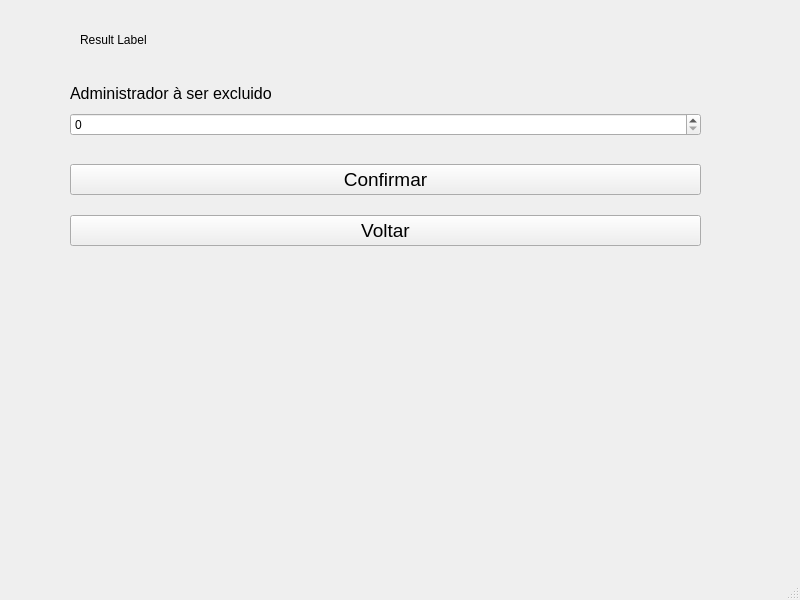
<?xml version="1.0" encoding="UTF-8"?>
<ui version="4.0">
 <class>ExcluAdm</class>
 <widget class="QMainWindow" name="ExcluAdm">
  <property name="geometry">
   <rect>
    <x>0</x>
    <y>0</y>
    <width>800</width>
    <height>600</height>
   </rect>
  </property>
  <property name="windowTitle">
   <string>MainWindow</string>
  </property>
  <widget class="QWidget" name="centralwidget">
   <widget class="QLabel" name="resultLabel">
    <property name="geometry">
     <rect>
      <x>80</x>
      <y>30</y>
      <width>641</width>
      <height>19</height>
     </rect>
    </property>
    <property name="text">
     <string>Result Label</string>
    </property>
   </widget>
   <widget class="QWidget" name="layoutWidget">
    <property name="geometry">
     <rect>
      <x>70</x>
      <y>150</y>
      <width>631</width>
      <height>111</height>
     </rect>
    </property>
    <layout class="QVBoxLayout" name="verticalLayout_5">
     <item>
      <widget class="QPushButton" name="pushButton">
       <property name="font">
        <font>
         <pointsize>14</pointsize>
        </font>
       </property>
       <property name="text">
        <string>Confirmar</string>
       </property>
      </widget>
     </item>
     <item>
      <widget class="QPushButton" name="pushButton_2">
       <property name="font">
        <font>
         <pointsize>14</pointsize>
        </font>
       </property>
       <property name="text">
        <string>Voltar</string>
       </property>
      </widget>
     </item>
    </layout>
   </widget>
   <widget class="QWidget" name="">
    <property name="geometry">
     <rect>
      <x>70</x>
      <y>80</y>
      <width>631</width>
      <height>56</height>
     </rect>
    </property>
    <layout class="QVBoxLayout" name="verticalLayout">
     <item>
      <widget class="QLabel" name="label_5">
       <property name="font">
        <font>
         <pointsize>12</pointsize>
        </font>
       </property>
       <property name="text">
        <string>Administrador à ser excluido</string>
       </property>
      </widget>
     </item>
     <item>
      <widget class="QSpinBox" name="spinBox"/>
     </item>
    </layout>
   </widget>
  </widget>
  <widget class="QMenuBar" name="menubar">
   <property name="geometry">
    <rect>
     <x>0</x>
     <y>0</y>
     <width>800</width>
     <height>24</height>
    </rect>
   </property>
  </widget>
  <widget class="QStatusBar" name="statusbar"/>
 </widget>
 <resources/>
 <connections/>
</ui>
